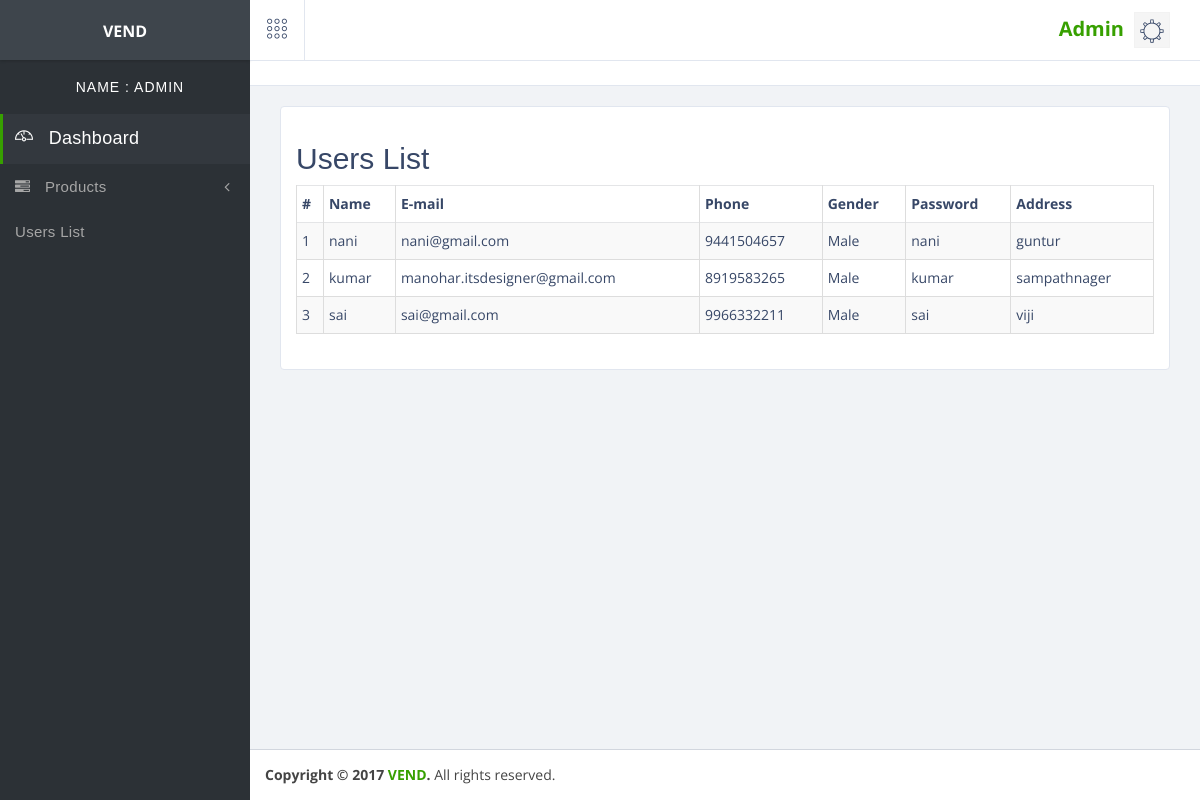
The app's page /admin/users_list.php (signed in) with its own data.
### tables this page shows
CREATE TABLE `register` (
  `reg_id` int(11) NOT NULL,
  `reg_name` varchar(255) DEFAULT NULL,
  `reg_email` varchar(255) DEFAULT NULL,
  `reg_phone` varchar(255) DEFAULT NULL,
  `reg_gender` varchar(255) DEFAULT NULL,
  `reg_password` varchar(255) DEFAULT NULL,
  `reg_address` varchar(255) DEFAULT NULL
);

### admin/users_list.php (the view, shortened to what this page needs)
<?php include('header.php'); ?>
<section class="content-header">
</section>
<section class="content">
   <div class="row">
       <div class="col-md-12 col-sm-12 col-xs-12">
         <div class="panel panel-success" >
            <div class="panel-body">
                <h2>Users List</h2>
               <div class="table-responsive">
               <table id="dataTableExample" class="table table-striped table-bordered">
                  <thead>
                     <tr>
                        <th>#</th>
                        <th> Name</th>
                        <th> E-mail</th>
                        <th> Phone</th>
                        <th> Gender</th>
                        <th>Password</th>
                         <th>Address</th>
                     </tr>
                  </thead>
                  <tbody>
                       <?php
                        $i=1;
                        $sql="SELECT * FROM register";
                       $result = $conn->query($sql);
                       while($row = $result->fetch_assoc())
                       { ?>
                        <tr>
                            <td  style=""><?=$i;?></td>
                            <td  style=""><?=$row['reg_name'];?></td>
                            <td  style=""><?=$row['reg_email'];?></td>
                            <td  style=""><?=$row['reg_phone'];?></td>
                            <td  style=""><?=$row['reg_gender'];?></td>
                            <td  style=""><?=$row['reg_password'];?></td>
                            <td  style=""><?=$row['reg_address'];?></td>
                        </tr>
                       <?php $i++;} ?>
                  </tbody>
               </table>
               </div>
            </div>
         </div>
      </div>
    </div>
</section>
<?php include('footer.php');?>

### admin/header.php (shortened to what this page needs)
<?php
extract($_REQUEST);
include('../dbconfig.php');
$adminid=$_SESSION["admin_id"];
$sql ="SELECT * from admin where admin_id = '$adminid'";
$result = $conn->query($sql);
if($row = $result->fetch_assoc())
{
    $aname=$row['admin_fullname'];
    $atype=$row['admin_type'];
}
?>
<!DOCTYPE html>
<html lang="en">
   <head>
      <link href="assets/plugins/jquery-ui-1.12.1/jquery-ui.min.css" rel="stylesheet" type="text/css"/>
      <link href="assets/bootstrap/css/bootstrap.min.css" rel="stylesheet" type="text/css"/>
      <link href="assets/plugins/datatables/dataTables.min.css" rel="stylesheet" type="text/css"/>
      <link href="assets/plugins/modals/component.css" rel="stylesheet" type="text/css"/>
      <link href="assets/plugins/lobipanel/lobipanel.min.css" rel="stylesheet" type="text/css"/>
      <link href="assets/plugins/pace/flash.css" rel="stylesheet" type="text/css"/>
      <link href="assets/font-awesome/css/font-awesome.min.css" rel="stylesheet" type="text/css"/>
      <link href="assets/pe-icon-7-stroke/css/pe-icon-7-stroke.css" rel="stylesheet" type="text/css"/>
      <link href="assets/themify-icons/themify-icons.css" rel="stylesheet" type="text/css"/>
      <link href="assets/plugins/toastr/toastr.css" rel="stylesheet" type="text/css"/>
      <link href="assets/plugins/emojionearea/emojionearea.min.css" rel="stylesheet" type="text/css"/>
      <link href="assets/plugins/monthly/monthly.css" rel="stylesheet" type="text/css"/>
      <link href="assets/dist/css/styleBD.css" rel="stylesheet" type="text/css"/>
      <link href="assets/plugins/NotificationStyles/css/demo.css" rel="stylesheet" type="text/css"/>
      <link href="assets/plugins/NotificationStyles/css/ns-default.css" rel="stylesheet" type="text/css"/>
      <link href="assets/plugins/NotificationStyles/css/ns-style-growl.css" rel="stylesheet" type="text/css"/>
      <link href="assets/plugins/NotificationStyles/css/ns-style-attached.css" rel="stylesheet" type="text/css"/>
      <link href="assets/plugins/NotificationStyles/css/ns-style-bar.css" rel="stylesheet" type="text/css"/>
      <link href="assets/plugins/NotificationStyles/css/ns-style-other.css" rel="stylesheet" type="text/css"/>
      <link href="assets/plugins/sweetalert/sweetalert.css" rel="stylesheet" type="text/css"/>
      <link href="assets/plugins/toastr/toastr.css" rel="stylesheet" type="text/css"/>
   </head>
   <body class="hold-transition sidebar-mini">
      <div class="wrapper">
      <header class="main-header">
         <a href="index.php" class="logo">
            <span class="logo-lg">
                <label>VEND</label>
            </span>
         </a>
         <nav class="navbar navbar-static-top">
            <a href="#" class="sidebar-toggle" data-toggle="offcanvas" role="button">
               <span class="pe-7s-keypad"></span>
            </a>
            <div class="navbar-custom-menu">
               <ul class="nav navbar-nav">
                    <li class="dropdown dropdown-user" ><a href="" style="top: 7px;font-size: 20px;font-weight: bolder;"> <?=$atype;?></a></li>
                  <li class="dropdown dropdown-user">
                     <a href="#" class="dropdown-toggle" data-toggle="dropdown"> <i class="pe-7s-settings"></i></a>
                  </li>
               </ul>
            </div>
         </nav>
      </header>
      <aside class="main-sidebar">
         <div class="sidebar">
            <div class="user-panel text-center">
               <div class="info">
                <p> NAME : <?=$aname;?></p>
               </div>
            </div>
            <ul class="sidebar-menu">
               <li class="active"><a href="index.php" style="font-size:18px;"><i class="ti-dashboard"></i> <span>Dashboard</span></a></li>
               <li class="treeview" id="users">
                  <a href="#">
                  <i class="fa fa-tasks"></i><span>Products</span>
                  <span class="pull-right-container">
                  <i class="fa fa-angle-left pull-right"></i>
                  </span>
                  </a>
               </li>
              <li><a href="users_list.php">Users List  </a></li>
            </ul>
         </div>
      </aside>
      <div class="content-wrapper">

### admin/footer.php (shortened to what this page needs)
 </div>
            <footer class="main-footer">
                <strong>Copyright &copy; 2017 <a href="#">VEND</a>.</strong> All rights reserved.
            </footer>
        </div>
    </body>
</html>

### admin/header.php (style rules this page uses)
.table>tbody>tr>td, .table>tbody>tr>th, .table>tfoot>tr>td, .table>tfoot>tr>th, .table>thead>tr>td, .table>thead>tr>th { padding: 8px 5px!important; }

### admin/users_list.php (style rules this page uses)
.badge, label { font-size: 16px; }

### records on screen
register: reg_name "nani", reg_email "nani@gmail.com", reg_phone "9441504657", reg_gender "Male", reg_password "nani", reg_address "guntur"
register: reg_name "kumar", reg_email "manohar.itsdesigner@gmail.com", reg_phone "8919583265", reg_gender "Male", reg_password "kumar", reg_address "sampathnager"
register: reg_name "sai", reg_email "sai@gmail.com", reg_phone "9966332211", reg_gender "Male", reg_password "sai", reg_address "viji"

### other values on screen
$atype "Admin"
$aname "ADMIN"
